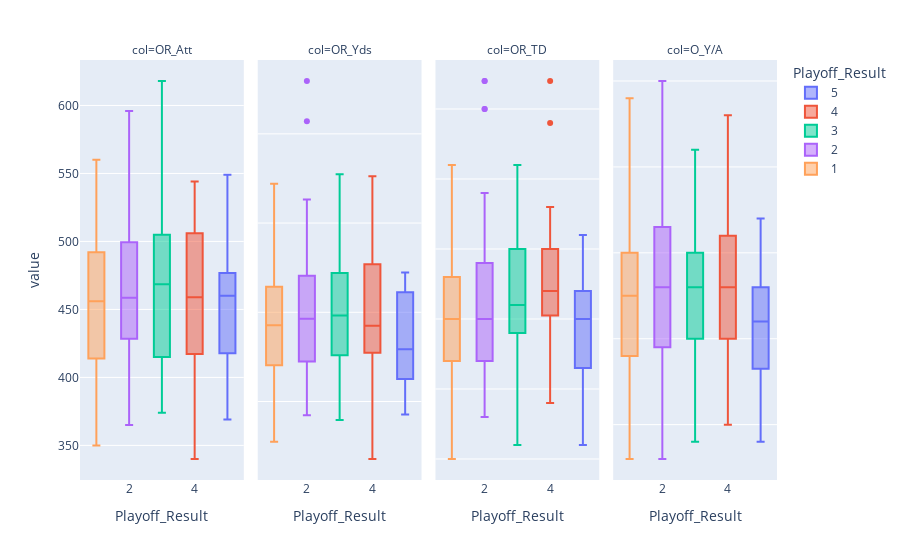

Source (notebook cell):
### Code cell
import plotly.express as px

px.box(rushing.melt(id_vars=['Playoff_Result'], var_name = "col" ), x = "Playoff_Result", y='value', 
       color = 'Playoff_Result',facet_col='col').update_yaxes(matches=None)

### Figure 1 — Plotly figure (JSON) as saved in the notebook; plotly's stock layout.template omitted (floating-point values rounded to 4 significant figures)
{"data": [{"alignmentgroup": "True", "hovertemplate": "Playoff_Result=%{x}<br>col=OR_Att<br>value=%{y}<extra></extra>", "legendgroup": "5", "marker": {"color": "#636efa"}, "name": "5", "notched": false, "offsetgroup": "5", "orientation": "v", "showlegend": true, "type": "box", "x": [5, 5, 5, 5, 5, 5, 5, 5, 5, 5, 5, 5, 5, 5, 5, 5, 5, 5, 5, 5, 5, 5, 5], "x0": " ", "xaxis": "x", "y": [511, 473, 414, 473, 524, 549, 439, 469, 460, 468, 421, 411, 444, 509, 438, 411, 482, 473, 478, 375, 369, 420, 417], "y0": " ", "yaxis": "y"}, {"alignmentgroup": "True", "hovertemplate": "Playoff_Result=%{x}<br>col=OR_Yds<br>value=%{y}<extra></extra>", "legendgroup": "5", "marker": {"color": "#636efa"}, "name": "5", "notched": false, "offsetgroup": "5", "orientation": "v", "showlegend": false, "type": "box", "x": [5, 5, 5, 5, 5, 5, 5, 5, 5, 5, 5, 5, 5, 5, 5, 5, 5, 5, 5, 5, 5, 5, 5], "x0": " ", "xaxis": "x2", "y": [2199, 1793, 1557, 1607, 2134, 2223, 1762, 2148, 1690, 2106, 1606, 1427, 1901, 2188, 1727, 1718, 1872, 2115, 2037, 1569, 1519, 1683, 1970], "y0": " ", "yaxis": "y2"}, {"alignmentgroup": "True", "hovertemplate": "Playoff_Result=%{x}<br>col=OR_TD<br>value=%{y}<extra></extra>", "legendgroup": "5", "marker": {"color": "#636efa"}, "name": "5", "notched": false, "offsetgroup": "5", "orientation": "v", "showlegend": false, "type": "box", "x": [5, 5, 5, 5, 5, 5, 5, 5, 5, 5, 5, 5, 5, 5, 5, 5, 5, 5, 5, 5, 5, 5, 5], "x0": " ", "xaxis": "x3", "y": [9, 15, 6, 9, 15, 21, 17, 15, 16, 21, 11, 17, 17, 14, 13, 13, 19, 9, 18, 16, 16, 10, 18], "y0": " ", "yaxis": "y3"}, {"alignmentgroup": "True", "hovertemplate": "Playoff_Result=%{x}<br>col=O_Y/A<br>value=%{y}<extra></extra>", "legendgroup": "5", "marker": {"color": "#636efa"}, "name": "5", "notched": false, "offsetgroup": "5", "orientation": "v", "showlegend": false, "type": "box", "x": [5, 5, 5, 5, 5, 5, 5, 5, 5, 5, 5, 5, 5, 5, 5, 5, 5, 5, 5, 5, 5, 5, 5], "x0": " ", "xaxis": "x4", "y": [4.3, 3.8, 3.8, 3.4, 4.1, 4, 4, 4.6, 3.7, 4.5, 3.8, 3.5, 4.3, 4.3, 3.9, 4.2, 3.9, 4.5, 4.3, 4.2, 4.1, 4, 4.7], "y0": " ", "yaxis": "y4"}, {"alignmentgroup": "True", "hovertemplate": "Playoff_Result=%{x}<br>col=OR_Att<br>value=%{y}<extra></extra>", "legendgroup": "4", "marker": {"color": "#EF553B"}, "name": "4", "notched": false, "offsetgroup": "4", "orientation": "v", "showlegend": true, "type": "box", "x": [4, 4, 4, 4, 4, 4, 4, 4, 4, 4, 4, 4, 4, 4, 4, 4, 4, 4, 4, 4, 4, 4, 4], "x0": " ", "xaxis": "x", "y": [507, 416, 414, 522, 376, 519, 503, 451, 340, 366, 471, 438, 492, 461, 525, 526, 421, 448, 459, 498, 403, 436, 544], "y0": " ", "yaxis": "y"}, {"alignmentgroup": "True", "hovertemplate": "Playoff_Result=%{x}<br>col=OR_Yds<br>value=%{y}<extra></extra>", "legendgroup": "4", "marker": {"color": "#EF553B"}, "name": "4", "notched": false, "offsetgroup": "4", "orientation": "v", "showlegend": false, "type": "box", "x": [4, 4, 4, 4, 4, 4, 4, 4, 4, 4, 4, 4, 4, 4, 4, 4, 4, 4, 4, 4, 4, 4, 4], "x0": " ", "xaxis": "x2", "y": [2009, 2027, 1762, 2091, 1639, 2457, 1918, 1849, 1178, 1294, 1924, 1764, 2491, 1873, 2762, 2282, 1928, 1889, 2231, 2305, 1799, 1742, 2509], "y0": " ", "yaxis": "y2"}, {"alignmentgroup": "True", "hovertemplate": "Playoff_Result=%{x}<br>col=OR_TD<br>value=%{y}<extra></extra>", "legendgroup": "4", "marker": {"color": "#EF553B"}, "name": "4", "notched": false, "offsetgroup": "4", "orientation": "v", "showlegend": false, "type": "box", "x": [4, 4, 4, 4, 4, 4, 4, 4, 4, 4, 4, 4, 4, 4, 4, 4, 4, 4, 4, 4, 4, 4, 4], "x0": " ", "xaxis": "x3", "y": [16, 20, 21, 9, 10, 29, 14, 17, 14, 16, 15, 18, 17, 16, 20, 19, 20, 16, 23, 23, 13, 16, 32], "y0": " ", "yaxis": "y3"}, {"alignmentgroup": "True", "hovertemplate": "Playoff_Result=%{x}<br>col=O_Y/A<br>value=%{y}<extra></extra>", "legendgroup": "4", "marker": {"color": "#EF553B"}, "name": "4", "notched": false, "offsetgroup": "4", "orientation": "v", "showlegend": false, "type": "box", "x": [4, 4, 4, 4, 4, 4, 4, 4, 4, 4, 4, 4, 4, 4, 4, 4, 4, 4, 4, 4, 4, 4, 4], "x0": " ", "xaxis": "x4", "y": [4, 4.9, 4.3, 4, 4.4, 4.7, 3.8, 4.1, 3.5, 3.5, 4.1, 4, 5.1, 4.1, 5.3, 4.3, 4.6, 4.2, 4.9, 4.6, 4.5, 4, 4.6], "y0": " ", "yaxis": "y4"}, {"alignmentgroup": "True", "hovertemplate": "Playoff_Result=%{x}<br>col=OR_Att<br>value=%{y}<extra></extra>", "legendgroup": "3", "marker": {"color": "#00cc96"}, "name": "3", "notched": false, "offsetgroup": "3", "orientation": "v", "showlegend": true, "type": "box", "x": [3, 3, 3, 3, 3, 3, 3, 3, 3, 3, 3, 3, 3, 3, 3, 3, 3, 3, 3, 3, 3, 3, 3, 3, 3, 3, 3, 3, 3, 3, 3, 3, 3, 3, 3, 3, 3, 3, 3, 3, 3, 3, 3, 3, 3, 3], "x0": " ", "xaxis": "x", "y": [520, 428, 412, 580, 489, 511, 417, 453, 524, 618, 542, 487, 499, 472, 388, 485, 427, 592, 467, 607, 414, 534, 498, 459, 523, 378, 505, 470, 435, 415, 383, 452, 409, 374, 501, 527, 471, 387, 411, 445, 443, 411, 499, 431, 504, 399], "y0": " ", "yaxis": "y"}, {"alignmentgroup": "True", "hovertemplate": "Playoff_Result=%{x}<br>col=OR_Yds<br>value=%{y}<extra></extra>", "legendgroup": "3", "marker": {"color": "#00cc96"}, "name": "3", "notched": false, "offsetgroup": "3", "orientation": "v", "showlegend": false, "type": "box", "x": [3, 3, 3, 3, 3, 3, 3, 3, 3, 3, 3, 3, 3, 3, 3, 3, 3, 3, 3, 3, 3, 3, 3, 3, 3, 3, 3, 3, 3, 3, 3, 3, 3, 3, 3, 3, 3, 3, 3, 3, 3, 3, 3, 3, 3, 3], "x0": " ", "xaxis": "x2", "y": [2470, 2129, 1778, 2774, 2220, 1952, 2015, 1695, 2672, 2464, 2539, 1679, 1969, 1761, 1597, 2039, 1697, 2376, 1918, 2756, 1616, 2374, 2044, 1996, 2184, 1397, 2201, 2065, 1917, 1612, 1404, 1917, 1760, 1701, 1957, 2262, 2025, 1855, 1795, 2223, 2118, 1723, 2166, 1955, 2360, 1528], "y0": " ", "yaxis": "y2"}, {"alignmentgroup": "True", "hovertemplate": "Playoff_Result=%{x}<br>col=OR_TD<br>value=%{y}<extra></extra>", "legendgroup": "3", "marker": {"color": "#00cc96"}, "name": "3", "notched": false, "offsetgroup": "3", "orientation": "v", "showlegend": false, "type": "box", "x": [3, 3, 3, 3, 3, 3, 3, 3, 3, 3, 3, 3, 3, 3, 3, 3, 3, 3, 3, 3, 3, 3, 3, 3, 3, 3, 3, 3, 3, 3, 3, 3, 3, 3, 3, 3, 3, 3, 3, 3, 3, 3, 3, 3, 3, 3], "x0": " ", "xaxis": "x3", "y": [23, 14, 6, 17, 15, 16, 23, 16, 20, 16, 25, 17, 20, 19, 13, 19, 15, 20, 19, 21, 10, 14, 14, 15, 25, 12, 18, 19, 14, 9, 14, 16, 13, 11, 15, 18, 26, 16, 18, 21, 16, 16, 22, 16, 20, 14], "y0": " ", "yaxis": "y3"}, {"alignmentgroup": "True", "hovertemplate": "Playoff_Result=%{x}<br>col=O_Y/A<br>value=%{y}<extra></extra>", "legendgroup": "3", "marker": {"color": "#00cc96"}, "name": "3", "notched": false, "offsetgroup": "3", "orientation": "v", "showlegend": false, "type": "box", "x": [3, 3, 3, 3, 3, 3, 3, 3, 3, 3, 3, 3, 3, 3, 3, 3, 3, 3, 3, 3, 3, 3, 3, 3, 3, 3, 3, 3, 3, 3, 3, 3, 3, 3, 3, 3, 3, 3, 3, 3, 3, 3, 3, 3, 3, 3], "x0": " ", "xaxis": "x4", "y": [4.8, 5, 4.3, 4.8, 4.5, 3.8, 4.8, 3.7, 5.1, 4, 4.7, 3.4, 3.9, 3.7, 4.1, 4.2, 4, 4, 4.1, 4.5, 3.9, 4.4, 4.1, 4.3, 4.2, 3.7, 4.4, 4.4, 4.4, 3.9, 3.7, 4.2, 4.3, 4.5, 3.9, 4.3, 4.3, 4.8, 4.4, 5, 4.8, 4.2, 4.3, 4.5, 4.7, 3.8], "y0": " ", "yaxis": "y4"}, {"alignmentgroup": "True", "hovertemplate": "Playoff_Result=%{x}<br>col=OR_Att<br>value=%{y}<extra></extra>", "legendgroup": "2", "marker": {"color": "#ab63fa"}, "name": "2", "notched": false, "offsetgroup": "2", "orientation": "v", "showlegend": true, "type": "box", "x": [2, 2, 2, 2, 2, 2, 2, 2, 2, 2, 2, 2, 2, 2, 2, 2, 2, 2, 2, 2, 2, 2, 2, 2, 2, 2, 2, 2, 2, 2, 2, 2, 2, 2, 2, 2, 2, 2, 2, 2, 2, 2, 2, 2, 2, 2, 2, 2, 2, 2, 2, 2, 2, 2, 2, 2, 2, 2, 2, 2, 2, 2, 2, 2, 2, 2, 2, 2, 2, 2, 2, 2, 2, 2, 2, 2, 2, 2, 2, 2, 2, 2, 2, 2, 2, 2, 2, 2, 2, 2, 2, 2], "x0": " ", "xaxis": "x", "y": [547, 397, 496, 505, 410, 483, 475, 450, 489, 400, 523, 512, 446, 507, 411, 486, 387, 427, 527, 381, 465, 488, 525, 439, 522, 484, 476, 416, 446, 419, 522, 430, 502, 421, 508, 504, 427, 436, 365, 468, 454, 385, 497, 487, 395, 546, 431, 546, 508, 536, 481, 433, 483, 486, 391, 409, 443, 508, 473, 448, 388, 500, 436, 436, 412, 499, 456, 403, 437, 444, 430, 443, 399, 398, 439, 408, 481, 434, 596, 476, 494, 495, 555, 473, 385, 461, 446, 551, 531, 430, 520, 448], "y0": " ", "yaxis": "y"}, {"alignmentgroup": "True", "hovertemplate": "Playoff_Result=%{x}<br>col=OR_Yds<br>value=%{y}<extra></extra>", "legendgroup": "2", "marker": {"color": "#ab63fa"}, "name": "2", "notched": false, "offsetgroup": "2", "orientation": "v", "showlegend": false, "type": "box", "x": [2, 2, 2, 2, 2, 2, 2, 2, 2, 2, 2, 2, 2, 2, 2, 2, 2, 2, 2, 2, 2, 2, 2, 2, 2, 2, 2, 2, 2, 2, 2, 2, 2, 2, 2, 2, 2, 2, 2, 2, 2, 2, 2, 2, 2, 2, 2, 2, 2, 2, 2, 2, 2, 2, 2, 2, 2, 2, 2, 2, 2, 2, 2, 2, 2, 2, 2, 2, 2, 2, 2, 2, 2, 2, 2, 2, 2, 2, 2, 2, 2, 2, 2, 2, 2, 2, 2, 2, 2, 2, 2, 2], "x0": " ", "xaxis": "x2", "y": [2084, 1882, 1894, 2068, 1693, 1810, 1742, 1654, 2244, 1618, 2368, 2120, 1929, 2558, 1496, 1623, 1823, 1852, 2388, 1624, 1703, 2099, 2183, 1512, 2578, 1923, 1637, 1984, 1706, 1746, 2391, 1619, 2518, 1726, 2199, 2437, 1423, 2103, 1494, 2200, 1973, 1424, 1891, 1831, 1558, 2448, 2127, 2632, 2123, 2579, 1832, 1702, 2026, 1965, 1473, 1743, 1785, 2354, 2036, 2019, 1724, 2268, 2044, 1850, 1748, 2396, 1859, 1591, 1667, 2070, 1847, 1833, 1873, 1570, 1963, 1718, 2200, 2009, 3296, 2133, 2265, 2374, 3071, 2018, 1672, 2209, 1900, 2404, 2298, 2232, 2519, 2116], "y0": " ", "yaxis": "y2"}, {"alignmentgroup": "True", "hovertemplate": "Playoff_Result=%{x}<br>col=OR_TD<br>value=%{y}<extra></extra>", "legendgroup": "2", "marker": {"color": "#ab63fa"}, "name": "2", "notched": false, "offsetgroup": "2", "orientation": "v", "showlegend": false, "type": "box", "x": [2, 2, 2, 2, 2, 2, 2, 2, 2, 2, 2, 2, 2, 2, 2, 2, 2, 2, 2, 2, 2, 2, 2, 2, 2, 2, 2, 2, 2, 2, 2, 2, 2, 2, 2, 2, 2, 2, 2, 2, 2, 2, 2, 2, 2, 2, 2, 2, 2, 2, 2, 2, 2, 2, 2, 2, 2, 2, 2, 2, 2, 2, 2, 2, 2, 2, 2, 2, 2, 2, 2, 2, 2, 2, 2, 2, 2, 2, 2, 2, 2, 2, 2, 2, 2, 2, 2, 2, 2, 2, 2, 2], "x0": " ", "xaxis": "x3", "y": [14, 13, 16, 14, 11, 11, 12, 14, 16, 12, 23, 15, 32, 18, 19, 11, 8, 10, 15, 11, 18, 11, 15, 16, 32, 8, 11, 13, 19, 14, 18, 9, 19, 13, 24, 30, 17, 14, 16, 22, 19, 13, 14, 11, 12, 18, 16, 11, 19, 16, 12, 9, 14, 9, 10, 15, 15, 16, 10, 16, 16, 10, 19, 8, 15, 24, 8, 13, 12, 23, 12, 18, 16, 12, 13, 13, 15, 17, 21, 19, 30, 21, 24, 19, 18, 20, 13, 23, 24, 15, 21, 16], "y0": " ", "yaxis": "y3"}, {"alignmentgroup": "True", "hovertemplate": "Playoff_Result=%{x}<br>col=O_Y/A<br>value=%{y}<extra></extra>", "legendgroup": "2", "marker": {"color": "#ab63fa"}, "name": "2", "notched": false, "offsetgroup": "2", "orientation": "v", "showlegend": false, "type": "box", "x": [2, 2, 2, 2, 2, 2, 2, 2, 2, 2, 2, 2, 2, 2, 2, 2, 2, 2, 2, 2, 2, 2, 2, 2, 2, 2, 2, 2, 2, 2, 2, 2, 2, 2, 2, 2, 2, 2, 2, 2, 2, 2, 2, 2, 2, 2, 2, 2, 2, 2, 2, 2, 2, 2, 2, 2, 2, 2, 2, 2, 2, 2, 2, 2, 2, 2, 2, 2, 2, 2, 2, 2, 2, 2, 2, 2, 2, 2, 2, 2, 2, 2, 2, 2, 2, 2, 2, 2, 2, 2, 2, 2], "x0": " ", "xaxis": "x4", "y": [3.8, 4.7, 3.8, 4.1, 4.1, 3.7, 3.7, 3.7, 4.6, 4, 4.5, 4.1, 4.3, 5, 3.6, 3.3, 4.7, 4.3, 4.5, 4.3, 3.7, 4.3, 4.2, 3.4, 4.9, 4, 3.4, 4.8, 3.8, 4.2, 4.6, 3.8, 5, 4.1, 4.3, 4.8, 3.3, 4.8, 4.1, 4.7, 4.3, 3.7, 3.8, 3.8, 3.9, 4.5, 4.9, 4.8, 4.2, 4.8, 3.8, 3.9, 4.2, 4, 3.8, 4.3, 4, 4.6, 4.3, 4.5, 4.4, 4.5, 4.7, 4.2, 4.2, 4.8, 4.1, 3.9, 3.8, 4.7, 4.3, 4.1, 4.7, 3.9, 4.5, 4.2, 4.6, 4.6, 5.5, 4.5, 4.6, 4.8, 5.5, 4.3, 4.3, 4.8, 4.3, 4.4, 4.3, 5.2, 4.8, 4.7], "y0": " ", "yaxis": "y4"}, {"alignmentgroup": "True", "hovertemplate": "Playoff_Result=%{x}<br>col=OR_Att<br>value=%{y}<extra></extra>", "legendgroup": "1", "marker": {"color": "#FFA15A"}, "name": "1", "notched": false, "offsetgroup": "1", "orientation": "v", "showlegend": true, "type": "box", "x": [1, 1, 1, 1, 1, 1, 1, 1, 1, 1, 1, 1, 1, 1, 1, 1, 1, 1, 1, 1, 1, 1, 1, 1, 1, 1, 1, 1, 1, 1, 1, 1, 1, 1, 1, 1, 1, 1, 1, 1, 1, 1, 1, 1, 1, 1, 1, 1, 1, 1, 1, 1, 1, 1, 1, 1, 1, 1, 1, 1, 1, 1, 1, 1, 1, 1, 1, 1, 1, 1, 1, 1, 1, 1, 1, 1, 1, 1, 1, 1, 1, 1, 1, 1, 1, 1, 1, 1, 1, 1, 1, 1, 1, 1, 1, 1, 1, 1], "x0": " ", "xaxis": "x", "y": [516, 490, 383, 435, 473, 509, 445, 407, 486, 406, 434, 451, 453, 543, 552, 515, 441, 534, 468, 525, 459, 469, 457, 502, 455, 491, 472, 513, 543, 449, 498, 511, 448, 519, 370, 560, 466, 438, 505, 384, 556, 428, 380, 393, 453, 434, 356, 455, 519, 440, 430, 486, 459, 481, 500, 442, 396, 492, 423, 397, 474, 429, 467, 472, 406, 398, 350, 434, 490, 487, 405, 454, 547, 468, 534, 472, 454, 405, 447, 465, 521, 393, 373, 400, 411, 459, 496, 550, 473, 411, 414, 489, 386, 404, 526, 390, 425, 404], "y0": " ", "yaxis": "y"}, {"alignmentgroup": "True", "hovertemplate": "Playoff_Result=%{x}<br>col=OR_Yds<br>value=%{y}<extra></extra>", "legendgroup": "1", "marker": {"color": "#FFA15A"}, "name": "1", "notched": false, "offsetgroup": "1", "orientation": "v", "showlegend": false, "type": "box", "x": [1, 1, 1, 1, 1, 1, 1, 1, 1, 1, 1, 1, 1, 1, 1, 1, 1, 1, 1, 1, 1, 1, 1, 1, 1, 1, 1, 1, 1, 1, 1, 1, 1, 1, 1, 1, 1, 1, 1, 1, 1, 1, 1, 1, 1, 1, 1, 1, 1, 1, 1, 1, 1, 1, 1, 1, 1, 1, 1, 1, 1, 1, 1, 1, 1, 1, 1, 1, 1, 1, 1, 1, 1, 1, 1, 1, 1, 1, 1, 1, 1, 1, 1, 1, 1, 1, 1, 1, 1, 1, 1, 1, 1, 1, 1, 1, 1, 1], "x0": " ", "xaxis": "x2", "y": [2311, 2066, 1843, 1859, 1664, 2244, 2054, 1371, 1875, 1615, 1561, 1933, 2009, 2629, 2674, 1999, 1908, 2333, 2095, 2185, 1910, 2209, 1826, 1959, 2156, 1738, 1936, 2143, 2109, 1872, 1871, 2168, 1897, 2332, 1274, 2443, 1921, 1885, 2056, 1637, 2627, 2324, 1519, 1483, 1834, 1903, 1523, 1778, 2709, 1671, 1745, 2634, 2136, 1755, 2566, 2056, 1422, 2147, 1752, 1308, 2211, 1566, 1805, 1731, 1824, 1412, 1310, 1922, 2102, 2017, 1903, 1953, 2441, 1938, 2560, 2021, 1939, 1738, 1703, 2054, 2690, 1647, 1351, 1611, 1971, 1996, 2076, 2715, 2119, 1583, 1617, 2151, 1308, 1661, 2720, 1686, 2042, 1524], "y0": " ", "yaxis": "y2"}, {"alignmentgroup": "True", "hovertemplate": "Playoff_Result=%{x}<br>col=OR_TD<br>value=%{y}<extra></extra>", "legendgroup": "1", "marker": {"color": "#FFA15A"}, "name": "1", "notched": false, "offsetgroup": "1", "orientation": "v", "showlegend": false, "type": "box", "x": [1, 1, 1, 1, 1, 1, 1, 1, 1, 1, 1, 1, 1, 1, 1, 1, 1, 1, 1, 1, 1, 1, 1, 1, 1, 1, 1, 1, 1, 1, 1, 1, 1, 1, 1, 1, 1, 1, 1, 1, 1, 1, 1, 1, 1, 1, 1, 1, 1, 1, 1, 1, 1, 1, 1, 1, 1, 1, 1, 1, 1, 1, 1, 1, 1, 1, 1, 1, 1, 1, 1, 1, 1, 1, 1, 1, 1, 1, 1, 1, 1, 1, 1, 1, 1, 1, 1, 1, 1, 1, 1, 1, 1, 1, 1, 1, 1, 1], "x0": " ", "xaxis": "x3", "y": [21, 18, 26, 14, 14, 16, 11, 17, 14, 10, 12, 12, 17, 20, 18, 11, 9, 13, 17, 24, 15, 17, 13, 18, 14, 15, 21, 17, 17, 15, 15, 9, 18, 15, 13, 23, 19, 20, 9, 14, 13, 18, 9, 13, 14, 13, 9, 10, 22, 11, 11, 16, 17, 14, 19, 17, 11, 19, 10, 6, 18, 9, 18, 7, 14, 6, 9, 17, 15, 12, 12, 17, 19, 16, 15, 12, 16, 12, 17, 13, 26, 12, 12, 18, 15, 20, 23, 25, 15, 10, 14, 24, 5, 18, 14, 12, 12, 15], "y0": " ", "yaxis": "y3"}, {"alignmentgroup": "True", "hovertemplate": "Playoff_Result=%{x}<br>col=O_Y/A<br>value=%{y}<extra></extra>", "legendgroup": "1", "marker": {"color": "#FFA15A"}, "name": "1", "notched": false, "offsetgroup": "1", "orientation": "v", "showlegend": false, "type": "box", "x": [1, 1, 1, 1, 1, 1, 1, 1, 1, 1, 1, 1, 1, 1, 1, 1, 1, 1, 1, 1, 1, 1, 1, 1, 1, 1, 1, 1, 1, 1, 1, 1, 1, 1, 1, 1, 1, 1, 1, 1, 1, 1, 1, 1, 1, 1, 1, 1, 1, 1, 1, 1, 1, 1, 1, 1, 1, 1, 1, 1, 1, 1, 1, 1, 1, 1, 1, 1, 1, 1, 1, 1, 1, 1, 1, 1, 1, 1, 1, 1, 1, 1, 1, 1, 1, 1, 1, 1, 1, 1, 1, 1, 1, 1, 1, 1, 1, 1], "x0": " ", "xaxis": "x4", "y": [4.5, 4.2, 4.8, 4.3, 3.5, 4.4, 4.6, 3.4, 3.9, 4, 3.6, 4.3, 4.4, 4.8, 4.8, 3.9, 4.3, 4.4, 4.5, 4.2, 4.2, 4.7, 4, 3.9, 4.7, 3.5, 4.1, 4.2, 3.9, 4.2, 3.8, 4.2, 4.2, 4.5, 3.4, 4.4, 4.1, 4.3, 4.1, 4.3, 4.7, 5.4, 4, 3.8, 4, 4.4, 4.3, 3.9, 5.2, 3.8, 4.1, 5.4, 4.7, 3.6, 5.1, 4.7, 3.6, 4.4, 4.1, 3.3, 4.7, 3.7, 3.9, 3.7, 4.5, 3.5, 3.7, 4.4, 4.3, 4.1, 4.7, 4.3, 4.5, 4.1, 4.8, 4.3, 4.3, 4.3, 3.8, 4.4, 5.2, 4.2, 3.6, 4, 4.8, 4.3, 4.2, 4.9, 4.5, 3.9, 3.9, 4.4, 3.4, 4.1, 5.2, 4.3, 4.8, 3.8], "y0": " ", "yaxis": "y4"}], "layout": {"annotations": [{"font": {}, "showarrow": false, "text": "col=OR_Att", "x": 0.1175, "xanchor": "center", "xref": "paper", "y": 1, "yanchor": "bottom", "yref": "paper"}, {"font": {}, "showarrow": false, "text": "col=OR_Yds", "x": 0.3725, "xanchor": "center", "xref": "paper", "y": 1, "yanchor": "bottom", "yref": "paper"}, {"font": {}, "showarrow": false, "text": "col=OR_TD", "x": 0.6275, "xanchor": "center", "xref": "paper", "y": 1, "yanchor": "bottom", "yref": "paper"}, {"font": {}, "showarrow": false, "text": "col=O_Y/A", "x": 0.8825, "xanchor": "center", "xref": "paper", "y": 1, "yanchor": "bottom", "yref": "paper"}], "boxmode": "overlay", "legend": {"title": {"text": "Playoff_Result"}, "tracegroupgap": 0}, "margin": {"t": 60}, "xaxis": {"anchor": "y", "categoryarray": [5, 4, 3, 2, 1], "categoryorder": "array", "domain": [0, 0.235], "title": {"text": "Playoff_Result"}}, "xaxis2": {"anchor": "y2", "categoryarray": [5, 4, 3, 2, 1], "categoryorder": "array", "domain": [0.255, 0.49], "matches": "x", "title": {"text": "Playoff_Result"}}, "xaxis3": {"anchor": "y3", "categoryarray": [5, 4, 3, 2, 1], "categoryorder": "array", "domain": [0.51, 0.745], "matches": "x", "title": {"text": "Playoff_Result"}}, "xaxis4": {"anchor": "y4", "categoryarray": [5, 4, 3, 2, 1], "categoryorder": "array", "domain": [0.765, 1.0], "matches": "x", "title": {"text": "Playoff_Result"}}, "yaxis": {"anchor": "x", "domain": [0, 1], "title": {"text": "value"}}, "yaxis2": {"anchor": "x2", "domain": [0, 1], "showticklabels": false}, "yaxis3": {"anchor": "x3", "domain": [0, 1], "showticklabels": false}, "yaxis4": {"anchor": "x4", "domain": [0, 1], "showticklabels": false}}}
